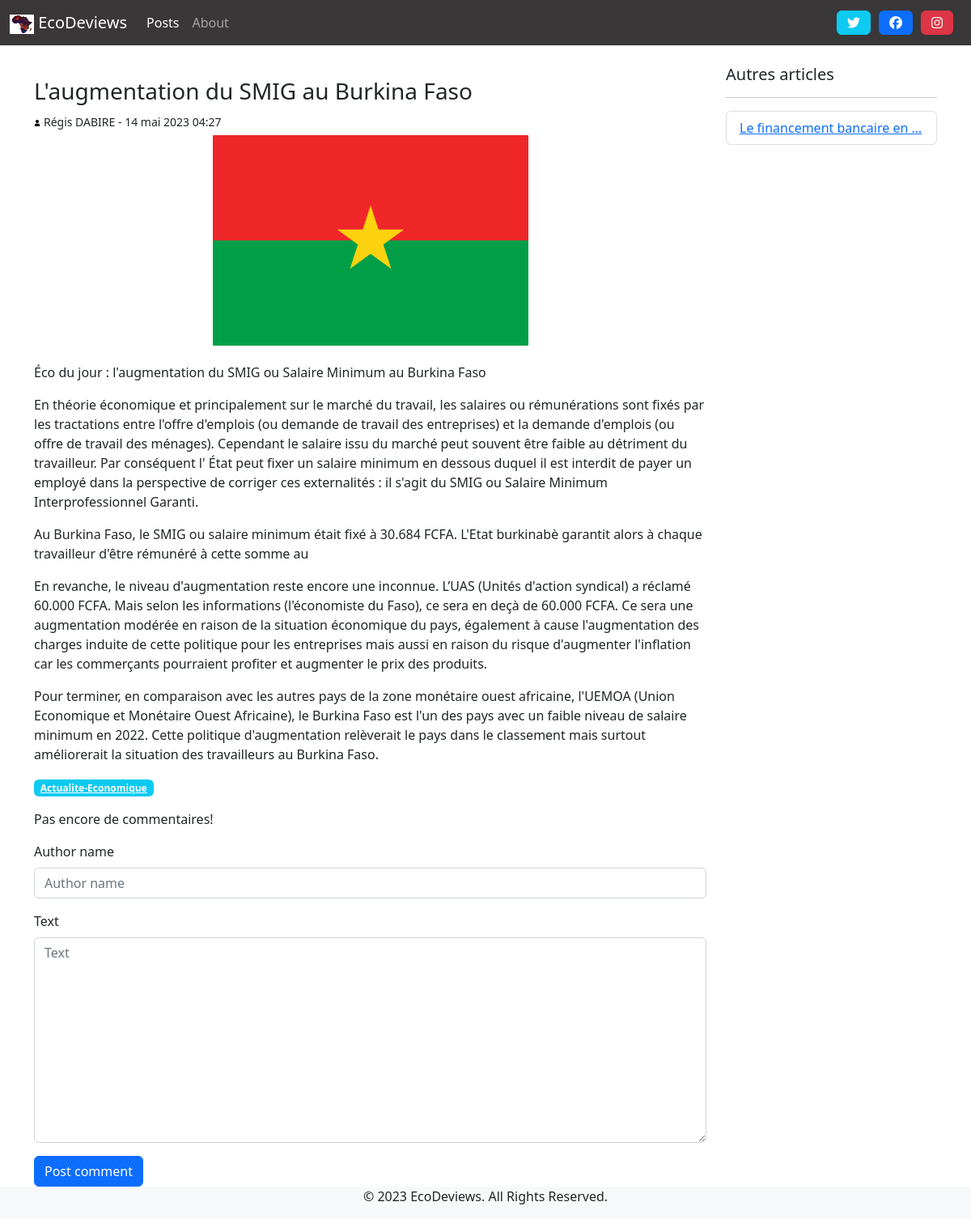
Screenshot of /posts/detail/1/ with the database file from the repository.
### blog/models.py (models this page shows, shortened)
class Post(models.Model):
    title = models.CharField(max_length=100)
    category = models.ForeignKey('PostCategory',
                                 null=True,
                                 blank=True,
                                 on_delete=models.DO_NOTHING)
    redactor = models.ForeignKey('Redactor',
                                 on_delete=models.DO_NOTHING)
    illustration = models.ImageField(upload_to='posts/', blank=True, null=True)
    published = models.BooleanField(default=False)
    text = models.TextField(blank=True)
    created_at = models.DateTimeField(auto_now_add=True)

class Redactor(models.Model):
    first_name = models.CharField(max_length=50)
    last_name = models.CharField(max_length=50)
    def __str__(self):
        return '{} {}'.format(self.first_name, self.last_name)

class PostCategory(models.Model):
    name = models.CharField(max_length=50)
    def slug(self):
        return slugify(self.name)

### blog/views.py (the view)
# urls.py: path('posts/detail/<int:post_id>/', views.post_detail, name='post-detail'),
def post_detail(request, post_id, message=''):
    post = get_object_or_404(Post, pk=post_id)
    posts_same_category = Post.objects.filter(published=True, category=post.category).exclude(pk=post_id)
    comments = post.comments.exclude(status=Comment.STATUS_HIDDEN)
    if request.method == 'POST':
        comment_form = CommentForm(request.POST)
        if comment_form.is_valid():
            comment = comment_form.save(commit=False)
            comment.post = post
            comment.save()
            args = [post.pk, 'Your comment has been posted!']
            return HttpResponseRedirect(reverse('post-detail-message', args=args) + '#comments')
    else:
        comment_form = CommentForm()
    context = {
        'navigation_items': navigation.navigation_items(navigation.NAV_POSTS),
        'post': post,
        'posts_same_category': posts_same_category,
        'comments': comments,
        'comment_form': comment_form,
        'message': message,
    }
    return render(request, 'blog/post_detail.html', context)

### blog/forms.py
class CommentForm(forms.ModelForm):
    class Meta:
        model = Comment
        fields = ['author_name', 'text', ]

### blog/navigation.py (called while the page is built)
def navigation_items(selected_item):
    items = []
    for name, url in NAV_ITEMS:
        items.append({
            'name': name,
            'url': url,
            'active': True if selected_item == name else False
        })
    return items

### blog/templates/blog/post_detail.html (shortened to what this page needs)
{% extends 'base.html' %}
{% load static %}
{% load django_bootstrap5 %}
{% block content %}
<div class="col-sm-9">
    <div class="mt-3">
        <h3> {{ post.title }}</h3>
        <small>
            <img src="{% static 'img/icon-user.png' %}"
                 class="img-fluid"
                 style="max-width:1%;">
            {{post.redactor}} - {{ post.created_at }}
        </small>
        <img src="{{post.illustration.url}}"
             class="img-fluid rounded mx-auto d-block border border-5 border-white"
             style="max-width: 400px;">
        <p class="text-muted ">
            {{ post.text|linebreaks|safe}}
        </p>
        <a href="{% url 'post-list' post.category.slug %}" class="badge bg-info">
            {{ post.category.name|capfirst }}
        </a>
    </div>
    <div class="mt-3" id="comments">
        <ul class="list-unstyled">
            {% for comment in comments %}
                <li class="media">
                <img class="mr-3" src="{% static 'img/user-placeholder.png' %}">
                <div class="media-body">
                    <h5 class="mt-0 mb-1">
                        {{ comment.author_name }}
                    </h5>
                    <p>
                        <small class="text-muted">{{ comment.created_at}}</small>
                    </p>
                    <p>
                        {% if comment.status == 'moderated' %}
                            <span class="font-weight-light font-italic text-muted">
                                [[Moderated comment: {{ comment.moderation_text }}]]
                            </span>
                        {% else %}
                            {{ comment.text }}
                        {% endif %}
                    </p>
                </div>
                </li>
            {% empty %}
                <li class="media">Pas encore de commentaires!</li>
            {% endfor %}
        </ul>
        <form action="{% url 'post-detail' post.pk %}" method="post" class="form">
            {% bootstrap_form comment_form %}
            {% bootstrap_button button_type="submit" content="Post comment" %}
        </form>
    </div>
</div>
<div class="col-sm-3">
    <h5>Autres articles</h5>
    <hr>
    <ul class="list-group">
        {% for post in posts_same_category %}
            <li class="list-group-item">
                <a href="{% url 'post-detail' post.pk %}" >
                    {{ post.title|truncatewords:4 }}
                </a>
            </li>
        {% empty %}
            This is the only post!
        {% endfor %}
    </ul>
</div>
{% endblock content %}

### rows the page displays
Post: title "L'augmentation du SMIG au Burkina Faso", redactor "Régis DABIRE", created_at "14 mai 2023 04:27", illustration (picture), text "Éco du jour : l'augmentation du SMIG ou Salaire Minimum au Burkina Faso En théorie économique et principalement sur le marché du travail, les salaires ou rémunérations sont fixés par les tractations entre l'offre d'emplois (ou demande de travail des entreprises) et la demande d'emplois (ou offre de travail des ménages). Cependant le salaire issu du marché peut souvent être faible au détriment du travailleur. Par conséquent l' État peut fixer un salaire minimum en dessous duquel il est interdit de payer un employé dans la perspective de corriger ces externalités : il s'agit du SMIG ou Salaire Minimum Interprofessionnel Garanti. Au Burkina Faso, le SMIG ou salaire minimum était fixé à 30.684…", category.name "Actualite-Economique"
Post: title "Le financement bancaire en …"

### other values shown
{{ item.name }} "Posts" "About"
